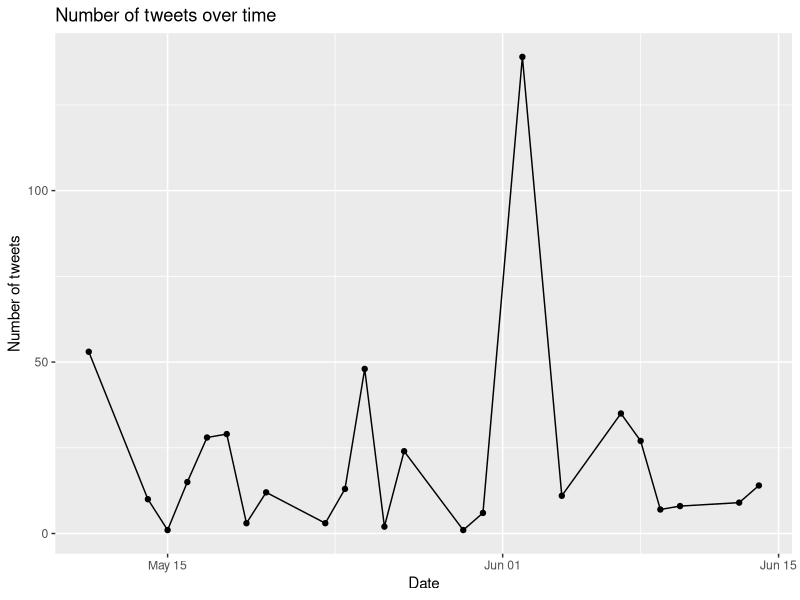

R code for this plot:
## ---- chunk 1
#| label: setup

suppressPackageStartupMessages(library(tidyverse))
df <- read_csv("./data/lecture-10-tweets.csv", show_col_types = FALSE)
## ---- chunk 2
#| label: data-overview

df # a dataset about tweets, with information about the user who posted the tweet the content of the tweet
## ---- chunk 3
#| label: find-mention-tweets-simple

df |>
  filter(
    grepl(
      "@", # look for the "@" symbol,
      text, # in column "text"
      fixed = TRUE # and disable regular expressions
      # (i.e., treat "@" as a literal character, not a special character in regular expressions)
    )
    # grepl() returns a logical vector:
    # if the "@" symbol is found in the text,
    # it returns TRUE, otherwise it returns FALSE.
    # The filter() function keeps only the rows where the condition is TRUE.
  )
## ---- chunk 4
#| label: find-mention-tweets-robust

# some test data
tweets <- c(
  "Hello @friend, how are you?", # TRUE
  "Hello", # FALSE
  # edge cases that should be ruled out
  "Hello I'm rferrali@gmail.com", # FALSE
  "Hello @ngr@man", # FALSE
  "Hello @ngr@man and @friend" # TRUE
)

# prompt: return a function that checks if a string contains a handle,
# where a handle is defined as a word that starts with "@"
# and does not contain any other "@" symbols.
# The function should return TRUE if the string contains a handle, and FALSE otherwise.

# after some back and forth with AI, we get the following function:
# the strange characters are regex (short for regular expression) language... yuk!
# notice how we use the fixed = TRUE argument in the previous example to disable regex
# here we don't use it, because we want to use regex.
has_handle <- function(text) {
  grepl("(^|[^a-zA-Z0-9])@[a-zA-Z0-9_]+($|[^a-zA-Z0-9@])", text)
}

has_handle(tweets)
## ---- chunk 5
#| label: extract-year-simple

# in this dataset, the year is always the last 4 characters of the date string
head(year)

df |>
  mutate(
    # we can use the substr() function to extract the last 4 characters of the date string
    # substr stands for "substring", and it takes three arguments:
    # the string, the starting position, and the ending position
    # substr(date, 1, 3) would extract characters 1 to 3 (so the first three characters)
    # now, we want to extract the last 4 characters
    # nchar() stands for "number of characters", and it returns the number of characters in a string
    # so nchar(date) - 3 returns the position of the fourth-to-last character,
    # and nchar(date) returns the position of the last character
    # this way, we extract the last 4 characters of the date string, which is the year
    year = substr(date, nchar(date) - 3, nchar(date)),
    # we convert the year to a numeric variable, so that we can do calculations with it
    year = as.numeric(year)
  )
## ---- chunk 6
#| label: extract-year-lubridate-simple

# easy to use, and it recognizes the date format automatically
dates <- c("2021/01/01", "2022/02/02", "2023/03/03")
as_date(dates)

# but in this dataset, the date format is not recognized by lubridate, so we get NA values
as_date(head(df$date))
## ---- chunk 7
#| label: extract-year-lubridate

parse_date_time(
  head(df$date),
  # this format string tells lubridate how to parse the date string:
  # a = abbreviated weekday name (e.g., "Mon", "Tue", etc.)
  # b = abbreviated month name (e.g., "Jan", "Feb", etc.)
  # d = day of the month (e.g., "01", "02", etc.)
  # H = hour (e.g., "00", "01", etc.)
  # M = minute (e.g., "00", "01", etc.)
  # S = second (e.g., "00", "01", etc.)
  # for more information on the format string,
  # see ?parse_date_time
  "a b d H:M:S Y"
)
## ---- chunk 8
#| label: plot-tweets-over-time

df |>
  mutate(
    date = parse_date_time(date, "a b d H:M:S Y"),
    date = as_date(date) # we only care about the date, not the time
  ) |>
  group_by(date) |>
  summarize(n = n()) |>
  ggplot(aes(x = date, y = n)) +
  geom_line() +
  geom_point() +
  labs(
    title = "Number of tweets over time",
    x = "Date",
    y = "Number of tweets"
  )
